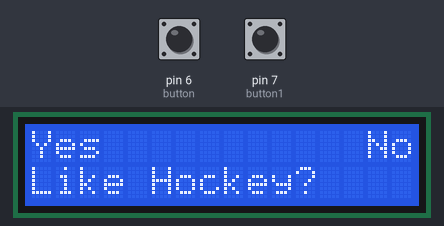
Bench run of a sketch on a simulated Arduino Uno, built with avr-gcc and run on an emulated ATmega328P. Parts: 16×2 character LCD. The inputs (shaded band) are chosen by the test bench; at power-on: pin 6 (button) LOW, pin 7 (button1) HIGH.

Above: at 1.2 s.
1.3 s: pin 6 (button) pulled HIGH for 1 s
At 2.8 s:
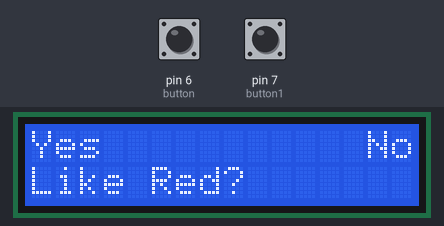
5.5 s: pin 6 (button) pulled HIGH for 0.75 s
At 6.6 s:
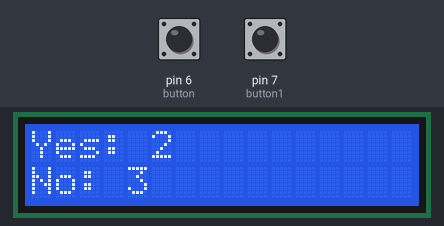
At 7.6 s:
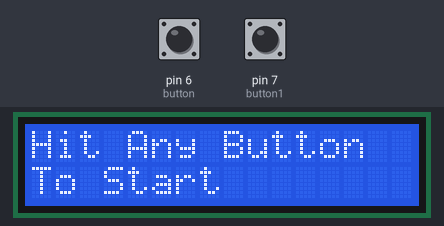
8.6 s: pin 7 (button1) pulled LOW for 1 s
11.1 s: pin 7 (button1) pulled LOW for 3.2 s
Timing chart, 0 to 14.1 s (numbered marks = the images above; inputs shaded):
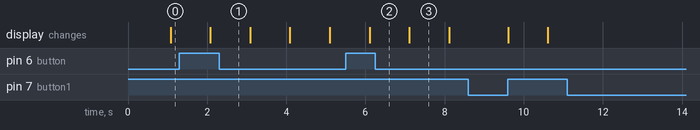

Measured:
- what the display in image 3 shows lasts 1.0 s, from 7.1 s to 8.1 s

The sketch:

lab_8_level_4.ino
```cpp
//Sebastian Bruce
//Date: November 9 2023
//Description: answer questions and store answer

#include <LiquidCrystal.h>
//Initialise the Serial LCD.
LiquidCrystal lcd(12,11,5,4,3,2); //These pin numbers are hard coded in on the serial backpack board.
//stores questions
String questions[5] = {"Like Hockey?", "Like Red?", "Like Winter?", "Like Apples?", "Like Cola?"};
//stores answers
String answers[5] = {"", "", "", "", ""};
int ans[2] = {0, 0};
int button = 6;
int button1 = 7;
int yes; //store when yes is pressed
int no; //store when no is pressed

void setup()
{
  lcd.begin (16,2); //Initialize the LCD.
  pinMode(button, INPUT);
  pinMode(button1, INPUT);
  Serial.begin(9600);
}

void loop(){
  //level 4
  yes = 0;
  no = 0;
  lcd.clear();
  lcd.setCursor(0,0); //goto first column and first line (0,0)
  lcd.print("Hit Any Button"); //Print at cursor Location
  lcd.setCursor(0,1); //goto first column and second line (0,1)
  lcd.print("To Start"); //Print at cursor Location
  delay(1000);
  while(digitalRead(button) == LOW && digitalRead(button1) == LOW){}
  questionAnswer(); //call main function
  lcd.clear();
  lcd.setCursor(0,0); //goto first column and first line (0,0)
  lcd.print("Yes: ");
  lcd.print(yes);
  lcd.setCursor(0,1);
  lcd.print("No: ");
  lcd.print(no);
  delay(1000);
  while(digitalRead(button) == LOW && digitalRead(button1) == LOW){}
}

void questionAnswer() { //asks questions and stores the answers
  for(int i=0; i<5; i++) {
    lcd.clear();
    lcd.setCursor(0,0); //goto first column and first line (0,0)
    lcd.print("Yes           No");
    lcd.setCursor(0,1);
    lcd.print(questions[i]);
    delay(1000);
    while(digitalRead(button) == LOW && digitalRead(button1) == LOW){}
    if (digitalRead(button) == HIGH) { //if yes is pressed, store yes
      answers[i] = "Yes";
      yes++;
      continue;
    }else if (digitalRead(button1) == HIGH) { //if no is pressed, store no
      answers[i] = "No";
      no++;
      continue;
    }
  }
}
```
